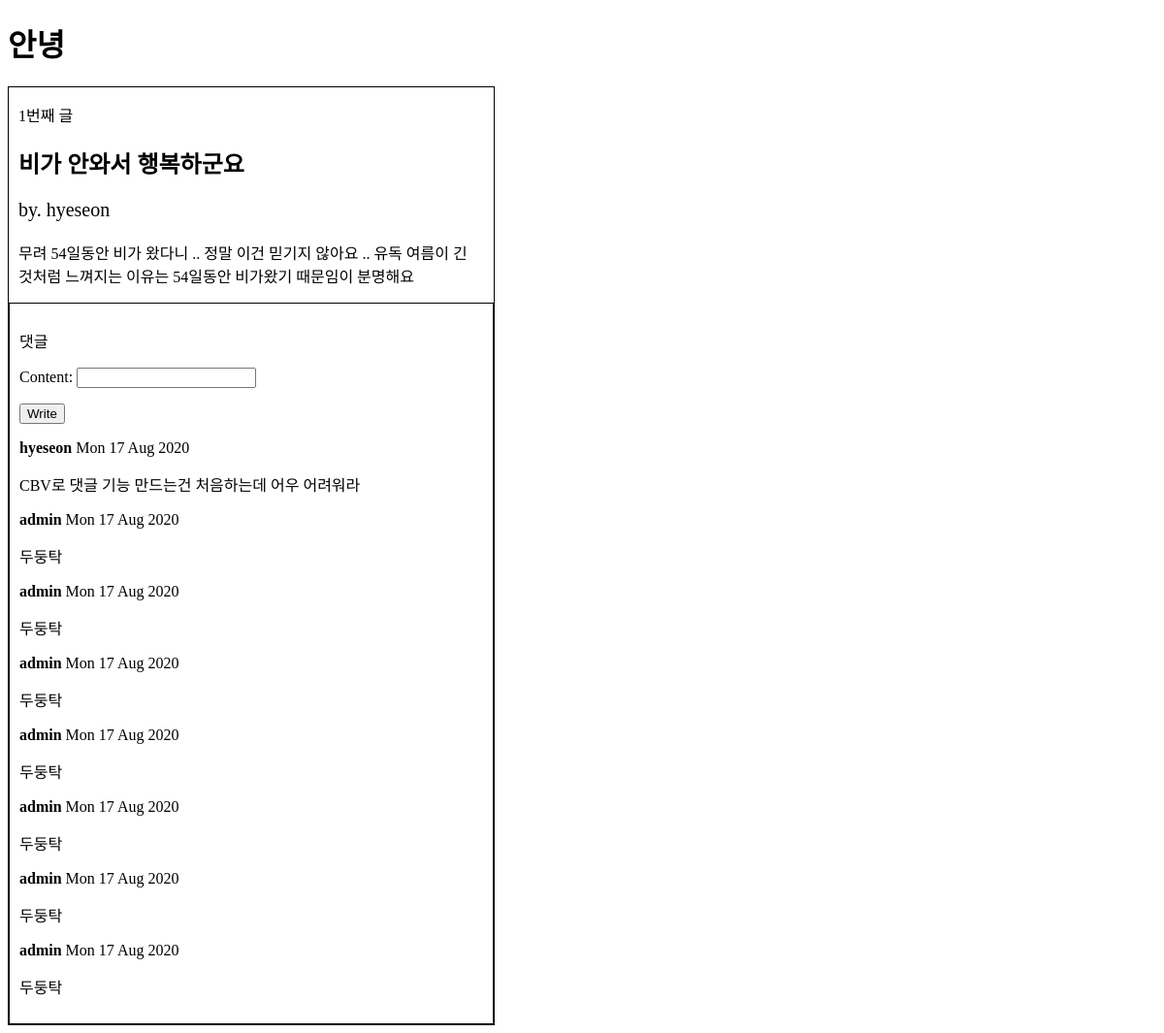
Before: /1/ with the older database file.
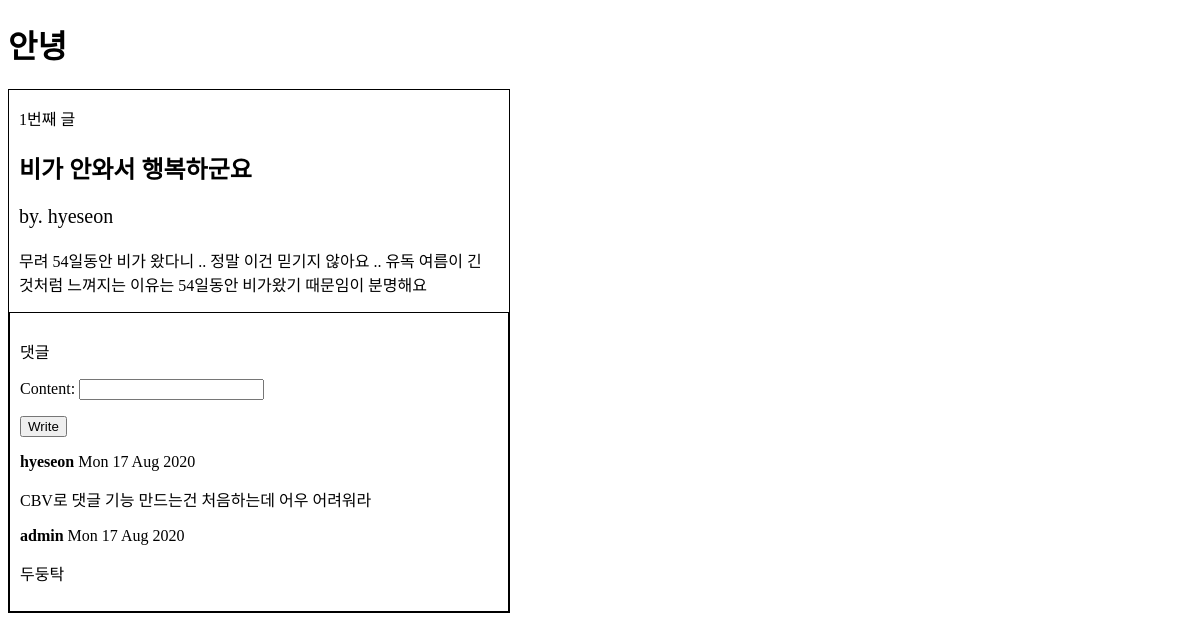
After: the same page with the newer database file.
### main/models.py (models this page shows, shortened)
class Post(models.Model):
    title = models.CharField(max_length=200)
    content = models.TextField()
    updated_at=models.DateTimeField(auto_now=True)
    author = models.ForeignKey(settings.AUTH_USER_MODEL, on_delete=models.CASCADE)

class Comment(models.Model):
    content=models.CharField(max_length=100)
    author=models.ForeignKey(settings.AUTH_USER_MODEL, on_delete=models.CASCADE)
    post=models.ForeignKey(Post, on_delete=models.CASCADE)
    created = models.DateTimeField(auto_now_add=True)

### account/models.py (models this page shows)
class CustomUser(AbstractUser):
    name = models.CharField(max_length=50)
    nickname=models.CharField(max_length=100)
    age= models.PositiveIntegerField(null=True, blank=True)
    followers = models.ManyToManyField(settings.AUTH_USER_MODEL, related_name='following')

### main/views.py (the view)
# urls.py: path('<int:pk>/', views.DetailView.as_view(), name='detail'),
class DetailView(generic.DetailView):
    model = Post #queryset = Post.objects.all()이랑 같은 기능
    template_name = 'detail.html'
    context_object_name='ppost'
    def get_context_data(self, **kwargs):
        context_data = super(DetailView, self).get_context_data(**kwargs) #기본 context 인스턴스가 반환된다.
        context_data['form']=CommentForm()
        context_data['comments']=self.object.comment_set.all()
        return context_data

### main/forms.py
class CommentForm(forms.ModelForm):
    class Meta: #Meta클래스는 한줄 띄고 적는게 좋아용
        model = Comment
        fields=('content',)

### main/templates/detail.html (shortened to what this page needs)
<!DOCTYPE html>
<html lang="en">
<head>
</head>
<body>
    <h1>안녕</h1>
    <div class='box'>
        <div class="content">
            <p> {{ppost.id}}번째 글</p>
            <h2>{{ppost.title}}</h2>
            <p class="author">by. {{ppost.author}}</p>
            <p class="body">{{ppost.content}}</p>
        </div>
        <div class="comment">
            <p>댓글</p>
            <form action="{% url 'comment_create' ppost.id %}" method="POST">
                {{form.as_p}}
                <input type="submit" value="Write">
            </form>
            {% for comment in comments %}
                <p><b>{{comment.author}}</b>
                    {{comment.created|date:"D d M Y"}}</p>
                <p>{{comment.content}}</p>
            {% endfor %}
        </div>
    </div>
</body>
</html>

### main/templates/detail.html (style rules this page uses)
.box { width: 500px; height: auto; border: 1px solid black; }
.content { margin: 10px; }
.author { font-size: 20px; }
.comment { width: auto; height: auto; padding: 10px; border: 1px solid black; }

Changed rows visible on the page:
removed Comment: author "admin", created "Mon 17 Aug 2020", content "두둥탁"
removed Comment: author "admin", created "Mon 17 Aug 2020", content "두둥탁"
removed Comment: author "admin", created "Mon 17 Aug 2020", content "두둥탁"
removed Comment: author "admin", created "Mon 17 Aug 2020", content "두둥탁"
removed Comment: author "admin", created "Mon 17 Aug 2020", content "두둥탁"
removed Comment: author "admin", created "Mon 17 Aug 2020", content "두둥탁"
